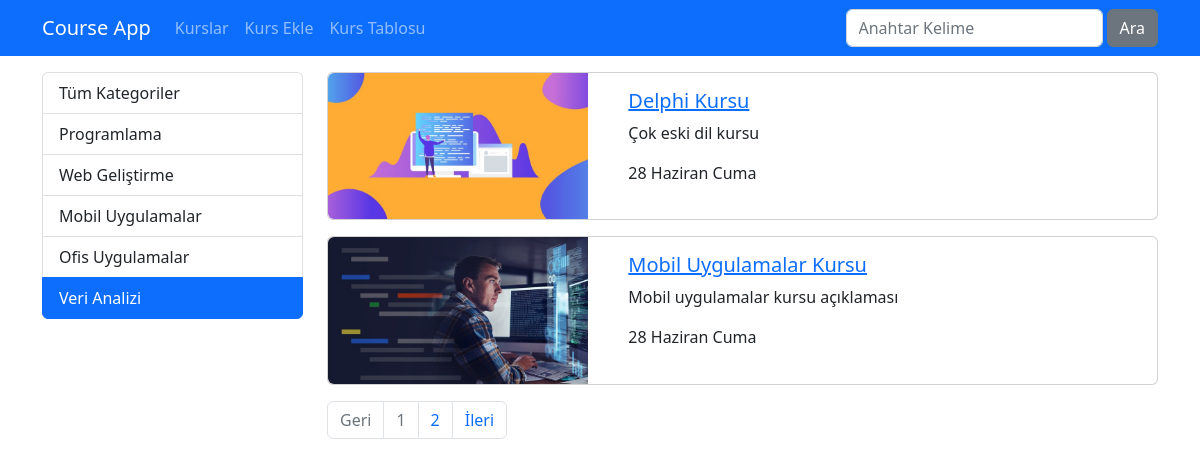
/kurslar/kategori/veri-analizi, run on an earlier commit of the app's database.
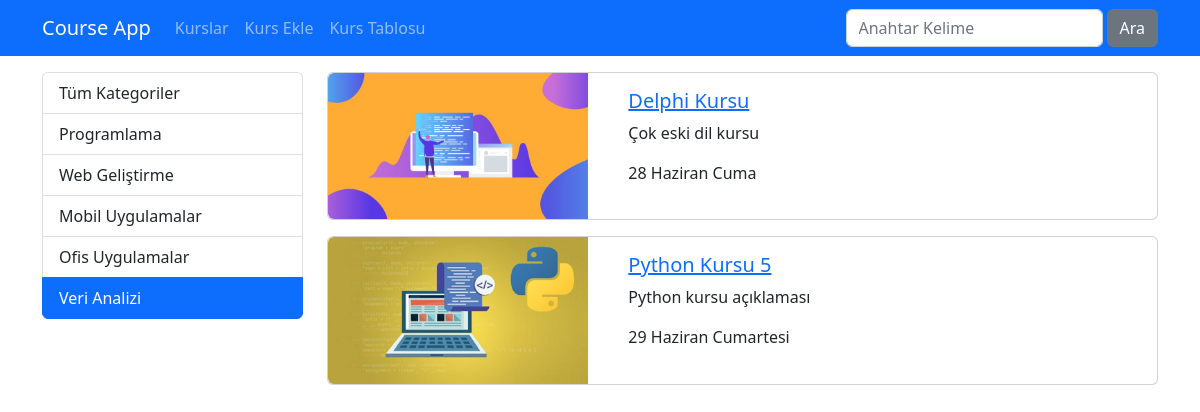
And on a later commit of the database.
### djangoapp/models.py (models this page shows, shortened)
class Category(models.Model):
    name = models.CharField(max_length=40)
    slug = models.SlugField(default="",null=False,unique=True,db_index=True, max_length=50)

class Course(models.Model):
    title = models.CharField(max_length=50)
    description = models.TextField()
    imageUrl = models.CharField(max_length=50, blank=False)
    date = models.DateField(auto_now=True)
    isActive = models.BooleanField(default=False)
    isHome = models.BooleanField(default=False)
    slug = models.SlugField(default="",blank=True, null=False, unique=True, db_index=True)
    categories = models.ManyToManyField(Category)

### djangoapp/views.py (the view)
# urls.py: path('kategori/<slug:slug>', views.getCoursesByCategory, name='courses_by_category'),
def getCoursesByCategory(request, slug):
    kurslar = Course.objects.filter(categories__slug=slug, isActive=True).order_by("title")
    kategoriler = Category.objects.all()
    paginator = Paginator(kurslar, 2)
    page = request.GET.get('page', 1)
    page_obj = paginator.page(page)
    return render(request, 'courses/list.html', {
        'categories' : kategoriler,
        'page_obj' : page_obj,
        'seciliKategori' : slug
    })

### djangoapp/templates/courses/list.html (shortened to what this page needs)
{% extends "layout.html" %}
{% load static %}
{% block css_files %}
    <link rel="stylesheet" href="{% static 'courses/css/style.css' %}">
    <link rel="stylesheet" href="https://cdnjs.cloudflare.com/ajax/libs/font-awesome/6.5.2/css/all.min.css"/>
{% endblock css_files %}
{% block content %}
<div class="container mt-3">
    <div class="row">
        <div class="col-3">
            {% include 'courses/partials/_categories.html' %}
        </div>
        <div class="col-9">
            {% for course in page_obj.object_list %}
                {% include 'courses/partials/_course.html' %}
            {% endfor %}
            {% include 'courses/partials/_pagination.html' %}
        </div>
    </div>
</div>
{% endblock content %}

### djangoapp/templates/courses/partials/_categories.html
<div class="list-group">
    <a href="/kurslar" class="list-group-item list-group-item-action">Tüm Kategoriler</a>
    {% for category in categories %}
        <a href="{% url 'courses_by_category' category.slug %}"
        class="list-group-item list-group-item-action {% if seciliKategori == category.slug %}active{% endif %}">
        {{ category.name|title }}
    </a>
    {% endfor %}
</div>

### djangoapp/templates/courses/partials/_course.html
{% load static %}
<div class="card mb-3">
    <div class="row">
        <div class="col-4">
            <img class="img-fluid rounded-start" src="{% static "courses/img/"|add:course.imageUrl %}" alt="{{ course.title }}">
        </div>
        <div class="col-8">
            <div class="card-body">
                <h5 class="card-title">
                    <a href="{% url 'course_details' course.slug %}">
                    {{ course.title|title }}
                    </a>
                </h5>
                <p class="card-text">{{ course.description|capfirst|truncatechars:40 }}</p>
                <p>{{ course.date|date:"d F l"}}</p>
            </div>
        </div>
    </div>
</div>

What changed in the data, as far as the page shows it:
removed Course: imageUrl (picture), title "Mobil Uygulamalar Kursu", description "Mobil uygulamalar kursu açıklaması", date "28 Haziran Cuma"
now on this page (row edited): Course: imageUrl (picture), title "Python Kursu 5", description "Python kursu açıklaması", date "29 Haziran Cumartesi"
Also different on the page:
text no longer shown: "Geri İleri"
list line gone: "1"
list line gone: "2"
